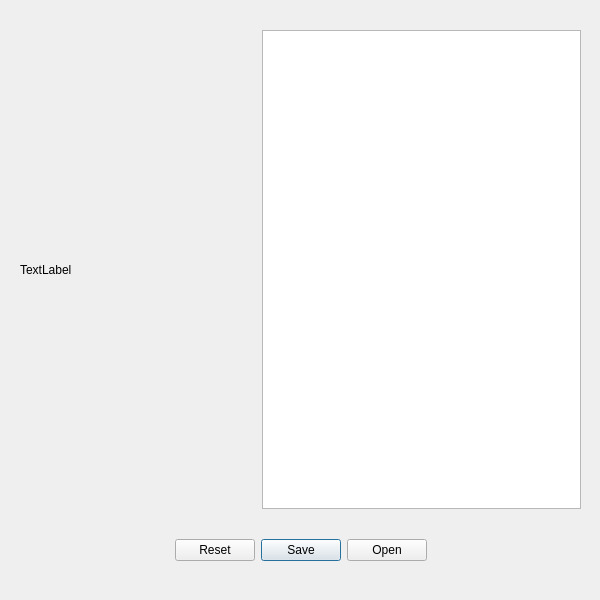
<?xml version="1.0" encoding="UTF-8"?>
<ui version="4.0">
 <class>Nikolaev</class>
 <widget class="QWidget" name="Nikolaev">
  <property name="geometry">
   <rect>
    <x>0</x>
    <y>0</y>
    <width>600</width>
    <height>600</height>
   </rect>
  </property>
  <property name="minimumSize">
   <size>
    <width>600</width>
    <height>600</height>
   </size>
  </property>
  <property name="windowTitle">
   <string>Form</string>
  </property>
  <widget class="QWidget" name="">
   <property name="geometry">
    <rect>
     <x>10</x>
     <y>20</y>
     <width>581</width>
     <height>551</height>
    </rect>
   </property>
   <layout class="QVBoxLayout" name="verticalLayout">
    <property name="spacing">
     <number>30</number>
    </property>
    <property name="sizeConstraint">
     <enum>QLayout::SetDefaultConstraint</enum>
    </property>
    <property name="leftMargin">
     <number>10</number>
    </property>
    <property name="topMargin">
     <number>10</number>
    </property>
    <property name="rightMargin">
     <number>10</number>
    </property>
    <property name="bottomMargin">
     <number>10</number>
    </property>
    <item>
     <layout class="QHBoxLayout" name="horizontalLayout" stretch="40,60">
      <item>
       <widget class="QLabel" name="label">
        <property name="text">
         <string>TextLabel</string>
        </property>
       </widget>
      </item>
      <item>
       <widget class="QTextEdit" name="textEdit"/>
      </item>
     </layout>
    </item>
    <item>
     <widget class="QDialogButtonBox" name="buttonBox">
      <property name="orientation">
       <enum>Qt::Horizontal</enum>
      </property>
      <property name="standardButtons">
       <set>QDialogButtonBox::Open|QDialogButtonBox::Reset|QDialogButtonBox::Save</set>
      </property>
      <property name="centerButtons">
       <bool>true</bool>
      </property>
     </widget>
    </item>
   </layout>
  </widget>
 </widget>
 <resources/>
 <connections/>
</ui>
